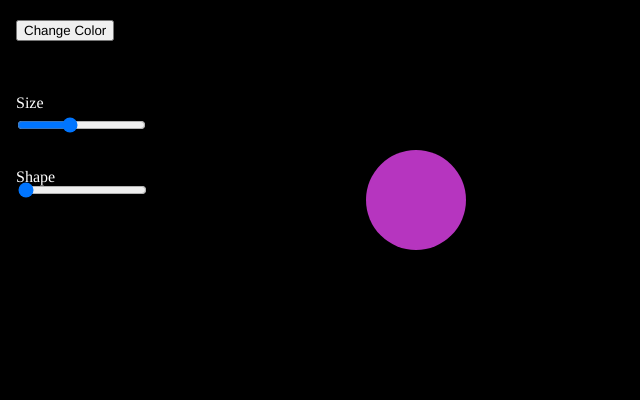
Frame 1 (no input)
Frame 60 (no input): identical to frame 1, image omitted
Frame 120 (the mouse pressed at the canvas centre since frame 60): identical to frame 1, image omitted

The p5.js sketch that drew this single still picture (run headless with seeded random() and noise() and a simulated clock; from frame 60 on, the mouse is pressed at the canvas centre):

// p5.js sketch
// ── sketch.js
let colorBtn, sizeSlider, shapeSlider;
let shapeColor;

function setup() {
  createCanvas(640, 400);
  noStroke();
  textFont("Helvetica, Arial, sans-serif");
  

  // starting color
  shapeColor = color(random(255), random(255), random(255));

  // Button: change color
  colorBtn = createButton("Change Color");
  colorBtn.position(16, 20);
  colorBtn.mousePressed(randomShapeColor);
  
  colorBtn.addClass("bg-button");

  
  function randomShapeColor() {
    shapeColor = color(random(255), random(255), random(255));
  }

  // Slider: controls size
  createP("Size").position(0, 90).style("margin", "4px 0 0 16px").style("color", "white");
  sizeSlider = createSlider(20, 220, 100, 1);
  sizeSlider.position(15, 115);
  
  // slider: change shape
  createP("Shape").position(0,160).style("margin","8px 0 0 16px").style("color", "white");
  shapeSlider = createSlider(0, 2, 0, 1);
  shapeSlider.position(16, 180);
  
  shapeSlider.addClass("bg-shape");
  

  // Dropdown: choose shape
  //createP("Shape").position(0, 150).style("margin", "8px 0 0 16px").style("color", "white");
 // shapeSelect = createSelect();
 // shapeSelect.position(16, 180);
 // shapeSelect.option("ellipse");
 // shapeSelect.option("rect");
 // shapeSelect.option("triangle");
  
 // shapeSelect.addClass("bg-shape")
  
}

function draw() {
  background(0);

  push();
  translate(width * 0.65, height * 0.5);
  let s = sizeSlider.value();

  fill(shapeColor);

  // draw chosen shape
  let choice = shapeSlider.value();
  if (choice === 0) {
    ellipse(0, 0, s, s);
  } else if (choice === 1) {
    rectMode(CENTER);
    rect(0, 0, s, s);
  } else if (choice === 2) {
    triangle(-s * 0.6, s * 0.5, 0, -s * 0.6, s * 0.6, s * 0.5);
  }
  
  pop();
}

// ── style.css
html, body {
  margin: 0;
  padding: 0;
}
canvas {
  display: block;
}

.bg-button {
  background: #F84F9E;
  border: 1px solid rgb(0,25,245);
  border-radius: 15px;
  padding: 16px 32px;
  font-size: 18px;
  cursor: pointer;
  transition: all 300ms;
}

.bg-button:hover {
 background: #FFDCFF;
  border: 4px solid rgb(0,25,245);
  
}

.bg-shape {
  background: rgb(224,176,176);
  border: 2px solid blue;
  border-radius: 100px;
  padding: 16px 32px;
  font-size: 20px;
  cursor: pointer;
  transition: all 300ms;
}
